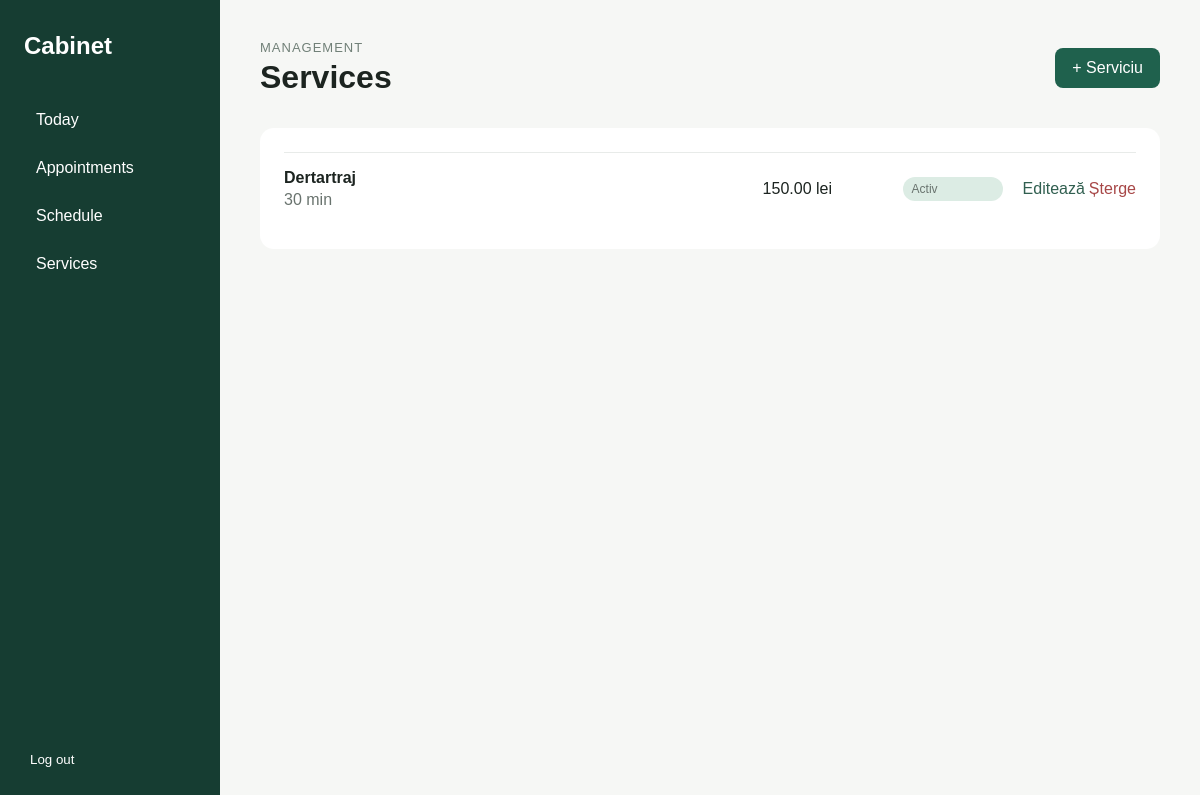
Screenshot of /management/services/ (signed in) with the database file from the repository.
### bookings/models.py (models this page shows, shortened)
class Service(models.Model):
    name = models.CharField(max_length=100)
    duration = models.PositiveIntegerField(default=30)
    price = models.DecimalField(max_digits=8, decimal_places=2, null=True, blank=True)
    is_active = models.BooleanField(default=True)

### dashboard/views.py (the view)
# urls.py: path("services/", views.services, name="dashboard_services"),
@staff_member_required(login_url="dashboard_login")
def services(request):
    services = Service.objects.order_by("name")
    return render(request, "dashboard/services.html", {
        "services": services,
    })

### templates/dashboard/services.html (shortened to what this page needs)
{% extends "dashboard/base.html" %}
{% block content %}
<header class="dashboard-header">
    <div>
        <p class="eyebrow">Management</p>
        <h1>Services</h1>
    </div>
    <a href="{% url 'service_create' %}" class="primary-button">
        + Serviciu
    </a>
</header>
<section class="agenda-section">
    {% for service in services %}
        <div class="service-row">
            <div>
                <strong>{{ service.name }}</strong>
                <span>
                    {{ service.duration }} min
                </span>
            </div>
            <div>
                {% if service.price %}
                    {{ service.price }} lei
                {% else %}
                    —
                {% endif %}
            </div>
            <div>
                {% if service.is_active %}
                    <span class="status status-confirmed">Activ</span>
                {% else %}
                    <span class="status">Inactiv</span>
                {% endif %}
            </div>
            <div class="row-actions">
                <a href="{% url 'service_edit' service.id %}">
                    Editează
                </a>
                <form
                    method="post"
                    action="{% url 'service_delete' service.id %}"
                    onsubmit="return confirm('Ștergi acest serviciu?');"
                >
                    <button type="submit" class="delete-link">
                        Șterge
                    </button>
                </form>
            </div>
        </div>
    {% empty %}
        <p>Nu există servicii.</p>
    {% endfor %}
</section>
{% endblock %}

### static/css/dashboard.css (style rules this page uses)
* { box-sizing: border-box; }
body { margin: 0; font-family: Arial, sans-serif; background: #f6f7f5; color: #1c2420; }
.dashboard-header, .agenda-header, .section-heading { display: flex; justify-content: space-between; align-items: center; }
.dashboard-header { margin-bottom: 32px; }
.dashboard-header h1, .agenda-header h2 { margin: 4px 0 0; }
.eyebrow { margin: 0; color: #718078; font-size: 13px; text-transform: uppercase; letter-spacing: 1px; }
.primary-button { display: inline-block; background: #1f614d; color: white; border: 0; border-radius: 8px; padding: 11px 17px; text-decoration: none; cursor: pointer; }
.pending-section, .agenda-section, .form-card { background: white; border-radius: 14px; padding: 24px; margin-bottom: 24px; }
.status { font-size: 12px; border-radius: 999px; padding: 5px 9px; background: #eef0ee; }
.status-confirmed { background: #dcece4; }
.appointment-management-row, .service-row { display: grid; align-items: center; gap: 20px; padding: 16px 0; border-top: 1px solid #e8ebe9; }
.service-row { grid-template-columns: 2fr 120px 100px auto; }
.appointment-date, .appointment-management-row > div, .service-row > div { display: flex; flex-direction: column; gap: 4px; }
.appointment-management-row span, .service-row span { color: #69736e; }
.row-actions { display: flex !important; flex-direction: row !important; align-items: center; justify-content: flex-end; gap: 12px; }
.row-actions form { margin: 0; }
.row-actions a, .delete-link { font: inherit; color: #315f50; text-decoration: none; background: none; border: 0; cursor: pointer; padding: 0; }
.delete-link { color: #a74747; }

### rows the page displays
Service: name "Dertartraj", duration "30", price "150.00", is_active "Activ"
